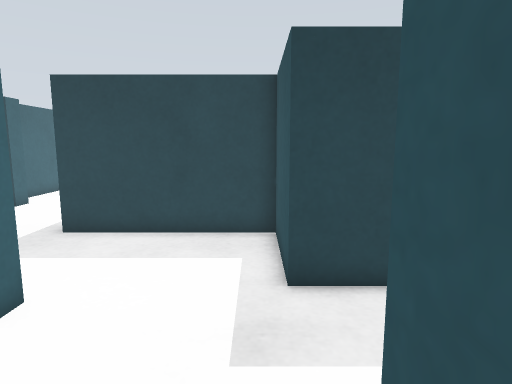
View 1 (above)

21 first-person views from a walk through a world built for the Gazebo simulator. The camera is 0.57 m above the floor, tilts 8° down and sees 75° across. The floor is counted in squares, 0.2 m on a side. Each view is taken from the middle of a square. On the plan, view 1 faces up. The plan holds only what a view shows up to about 20 squares ahead; the rest is blank. The place goes on beyond the plan.

View 2
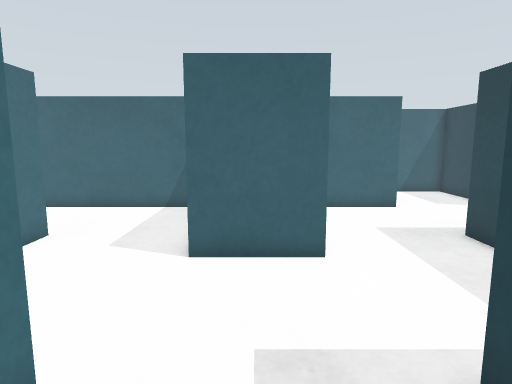

View 3
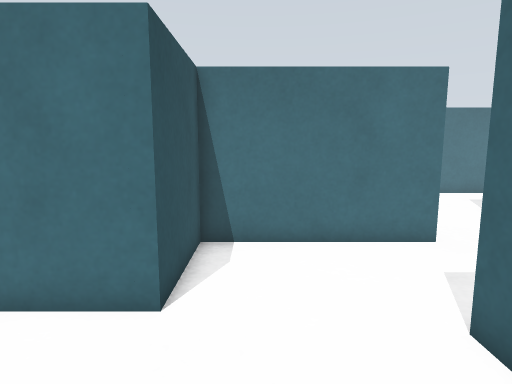

View 4
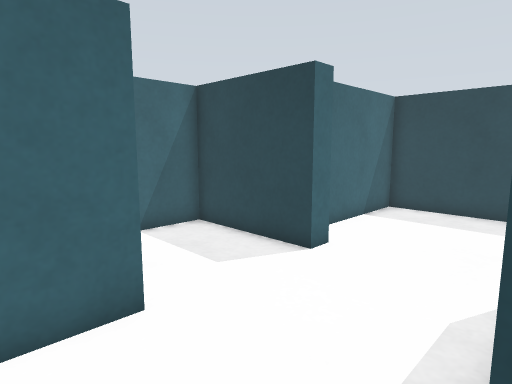

View 5
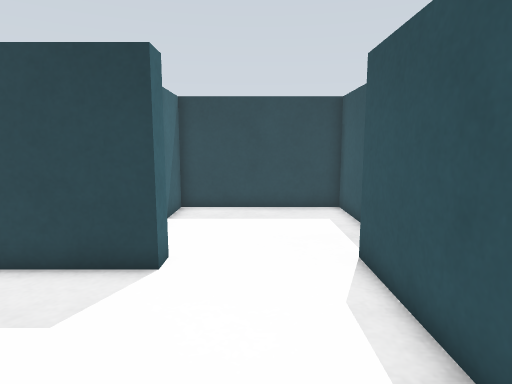

View 6
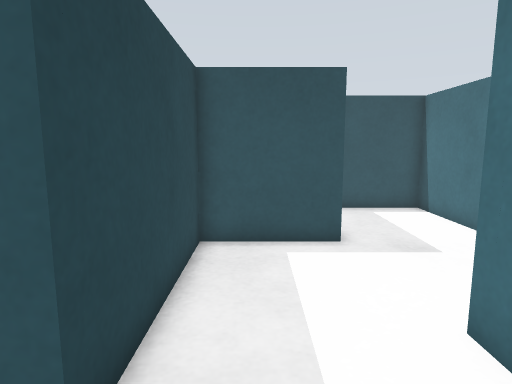

View 7
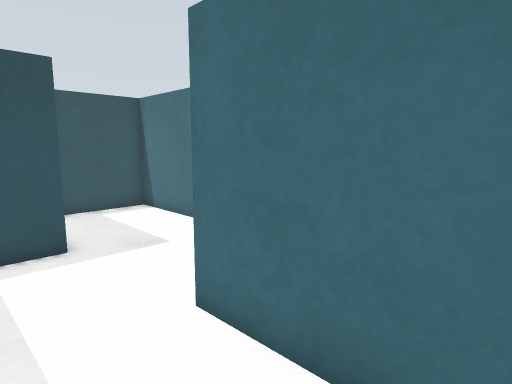

View 8
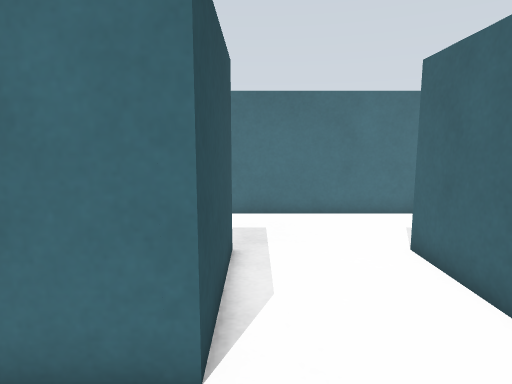

View 9
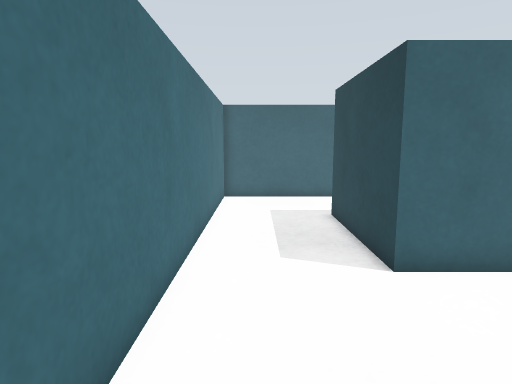

View 10
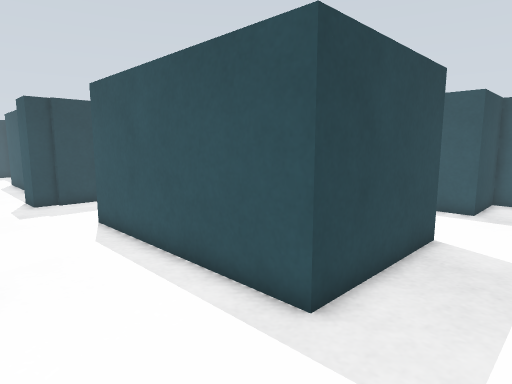

View 11
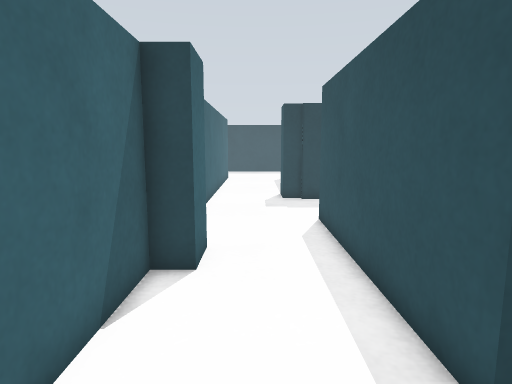

View 12
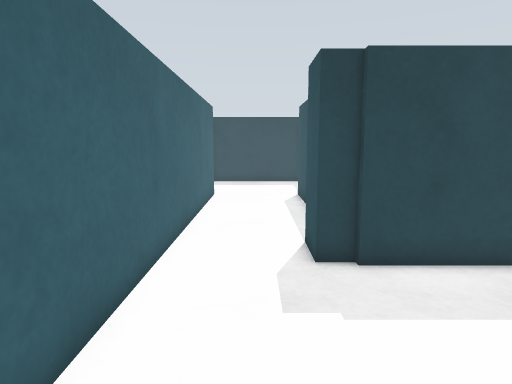

View 13
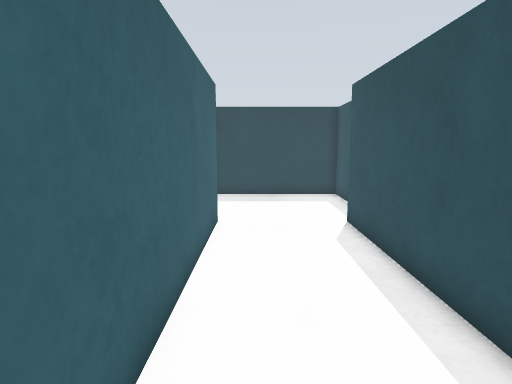

View 14
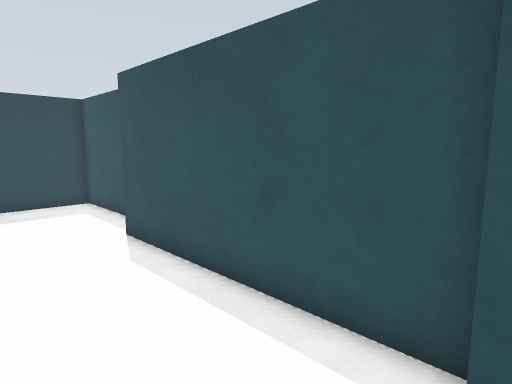

View 15
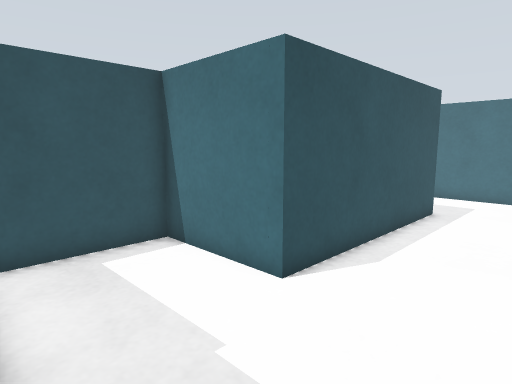

View 16
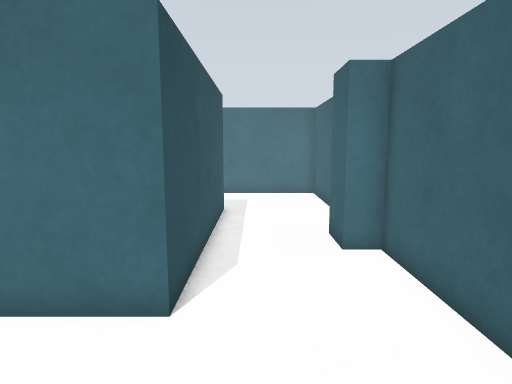

View 17
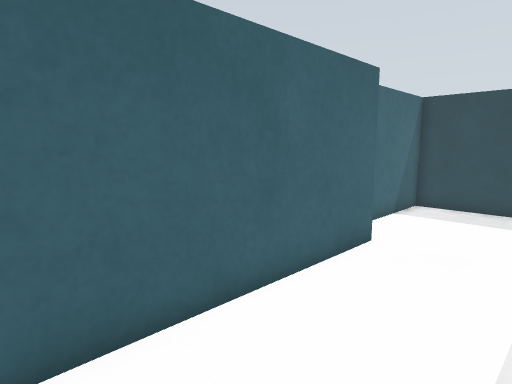

View 18
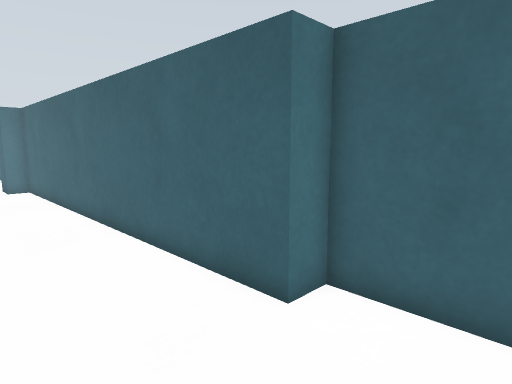

View 19
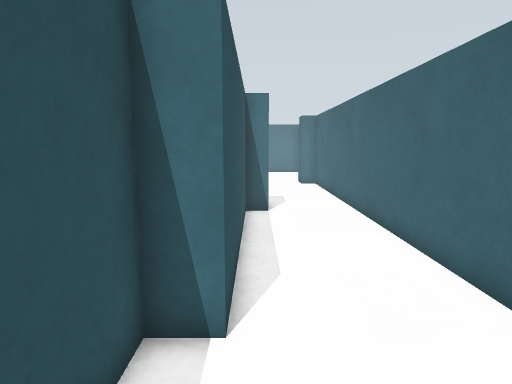

View 20
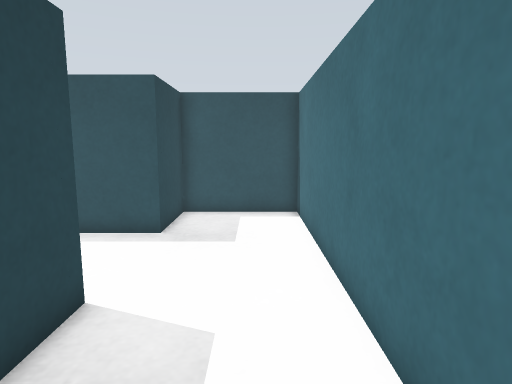

View 21
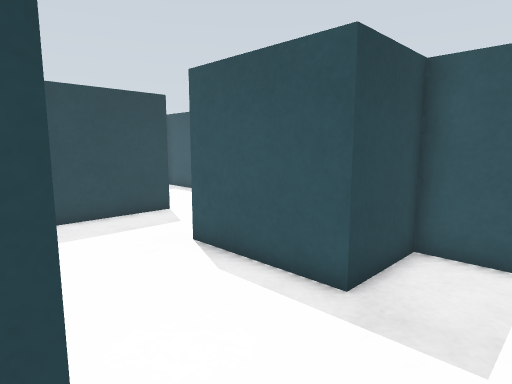

### Floor plan
Points are (right, up) in squares from view 1. A wall is a line through its corners. A room is listed if a view was taken in it or the views show most of it. See-through windows are left out.
Room 1 (views 1, 2, 8, 9, 10, 11, 12, 13, 14, 15, 16, 17, 18, 19, 20, 21)
walls: (-11.2, 0.9) (-11.2, -7.9) (-17.5, -7.9) (-17.5, 1.7) (-12.8, 1.7) (-12.8, 6); (-13.9, 6.6) (-17.6, 6.6); (-17.5, 8.8) (-17.5, 17.6); (-4.3, 5.8) (-4.3, 2.3) (-8.9, 2.3); (-22.4, -4.8) (-22.4, -12.8) (-2.8, -12.8) (-2.8, -7.9) (-6.3, -7.9) (-6.3, -2.6) (0.6, -2.6) (0.6, 1.6) (6.1, 1.6) (6.1, 5.1); (-16.3, 18.4) (-16.3, 25.4) (-23.7, 25.4) (-23.7, 18.4); (-22.4, 17.6) (-22.4, -1.9); (2.8, 6.5) (0.6, 6.5)
ways out: opening at (-1.5, 5.8) to room 2
objects: cyan box (-23, 18); cyan box (-22, -4) to (-22, -2); cyan box (-18, 7) to (-18, 8); cyan box (-17, 18)
Room 2 (views 3, 4, 5, 6, 7)
walls: (-12.4, 15.4) (-16.5, 15.4) (-16.5, 13); (-11.2, 10.6) (-11.2, 7.2); (-5.1, 20) (-5.1, 23.3) (-12.5, 23.3) (-12.5, 18); (-8.8, 5.8) (-4.3, 5.8); (0.6, 6.5) (0.6, 10.7) (-6.3, 10.7) (-6.3, 15.5)
ways out: opening at (-1.5, 5.8) to room 1
objects: cyan box (-11, 16)

Positions as (right, up) in squares from view 1, and headings:
1: (0, 0), facing up
2: (4, 4), facing left
3: (-1, 7), facing down
4: (-6, 8), facing up-left
5: (-9, 8), facing up
6: (-9, 9), facing right
7: (-9, 9), facing down-right
8: (-7, 1), facing down
9: (-4, -11), facing left
10: (-22, -11), facing up-right
11: (-20, -11), facing up
12: (-20, -1), facing up
13: (-21, 6), facing up
14: (-22, 8), facing up-right
15: (-22, 7), facing down-right
16: (-19, 7), facing down
17: (-18, 9), facing up-left
18: (-18, 22), facing down-left
19: (-18, 23), facing down
20: (-17, -11), facing right
21: (-12, -11), facing up-right
